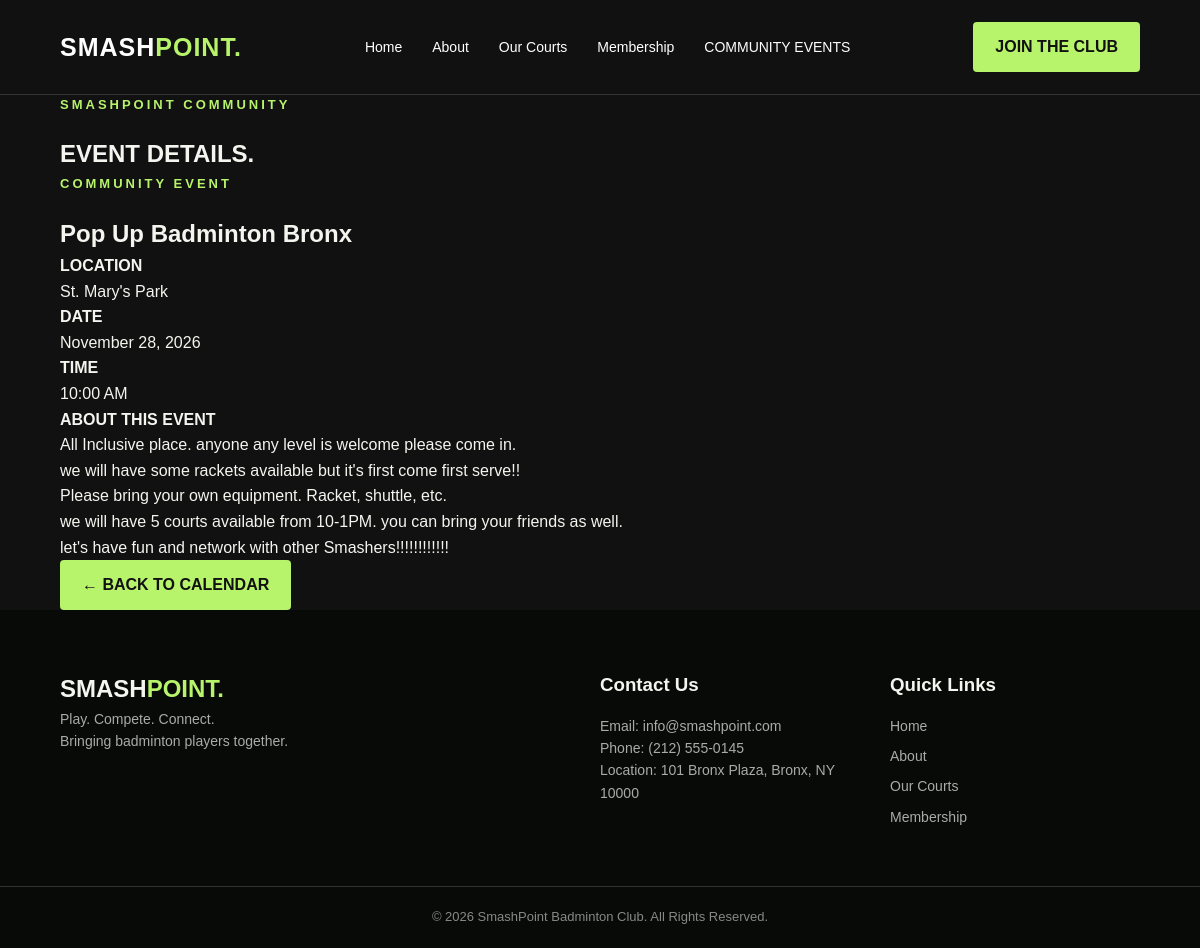
The page /event_details.php?id=2 on the database its author committed.
### tables this page shows
CREATE TABLE `community_events` (
  `event_id` int(11) NOT NULL,
  `event_name` varchar(150) NOT NULL,
  `event_location` varchar(255) NOT NULL,
  `event_datetime` datetime NOT NULL,
  `event_description` text NOT NULL,
  `created_at` timestamp NULL DEFAULT current_timestamp()
);

### event_details.php (the view, shortened to what this page needs)
<?php
require_once 'db.php';
$eventId = isset($_GET['id']) ? (int)$_GET['id'] : 0;
$event = null;
if ($eventId > 0) {
    $sql = "SELECT *
            FROM community_events
            WHERE event_id = ?
              AND event_datetime > NOW()";
    $stmt = $conn->prepare($sql);
    $stmt->bind_param("i", $eventId);
    $stmt->execute();
    $result = $stmt->get_result();
    $event = $result->fetch_assoc();
}
include('header.php');
?>
<main>
    <section class="page-hero">
        <div class="container">
            <p class="section-label">SMASHPOINT COMMUNITY</p>
            <h1>EVENT <span>DETAILS.</span></h1>
        </div>
    </section>
    <section class="event-details-section container">
        <?php if ($event): ?>
            <div class="event-details-card">
                <p class="section-label">COMMUNITY EVENT</p>
                <h2>
                    <?php echo htmlspecialchars($event['event_name']); ?>
                </h2>
                <div class="event-detail-item">
                    <strong>LOCATION</strong>
                    <p>
                        <?php echo htmlspecialchars($event['event_location']); ?>
                    </p>
                </div>
                <div class="event-detail-item">
                    <strong>DATE</strong>
                    <p>
                        <?php echo date('F j, Y', strtotime($event['event_datetime'])); ?>
                    </p>
                </div>
                <div class="event-detail-item">
                    <strong>TIME</strong>
                    <p>
                        <?php echo date('g:i A', strtotime($event['event_datetime'])); ?>
                    </p>
                </div>
                <div class="event-detail-item">
                    <strong>ABOUT THIS EVENT</strong>
                    <p class="event-full-description">
                        <?php echo nl2br(htmlspecialchars($event['event_description'])); ?>
                    </p>
                </div>
                <a href="events.php" class="main-button">
                    ← BACK TO CALENDAR
                </a>
            </div>
        <?php endif; ?>
    </section>
</main>
<?php include('footer.php'); ?>

### css/style.css (style rules this page uses)
* { margin: 0; padding: 0; box-sizing: border-box; }
body { font-family: Arial, sans-serif; background-color: #111111; color: #f4f5ef; line-height: 1.6; }
.container { width: 90%; max-width: 1200px; margin: auto; }
a { text-decoration: none; }
.nav-button, .main-button { display: inline-block; background-color: #b7f36b; color: #111111; padding: 12px 22px; font-weight: bold; border-radius: 4px; transition: 0.3s; }

### css/home.css (style rules this page uses)
.hero-label, .section-label { color: #b7f36b; font-size: 13px; font-weight: bold; letter-spacing: 3px; margin-bottom: 20px; }

### rows shown on the page
community_events: event_name "Pop Up Badminton Bronx", event_location "St. Mary's Park", event_datetime "November 28, 2026", event_datetime "10:00 AM", event_description "All Inclusive place. anyone any level is welcome please come in. we will have some rackets available but it's first come first serve!! Please bring your own equipment. Racket, shuttle, etc. we will have 5 courts available from 10-1PM. you can bring your friends as well. let's have fun and network with other Smashers!!!!!!!!!!!!"
